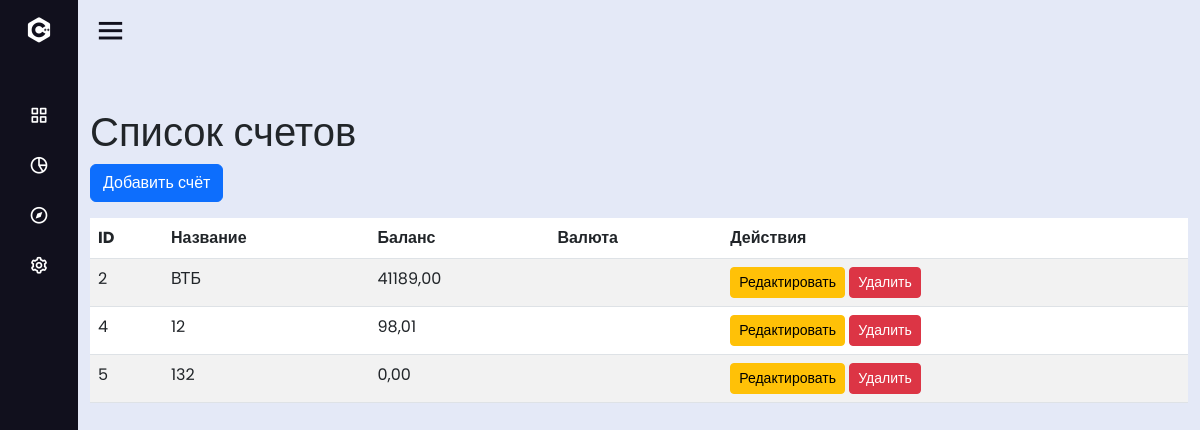
Before: /initial/accounts/ (signed in) with the older database file.
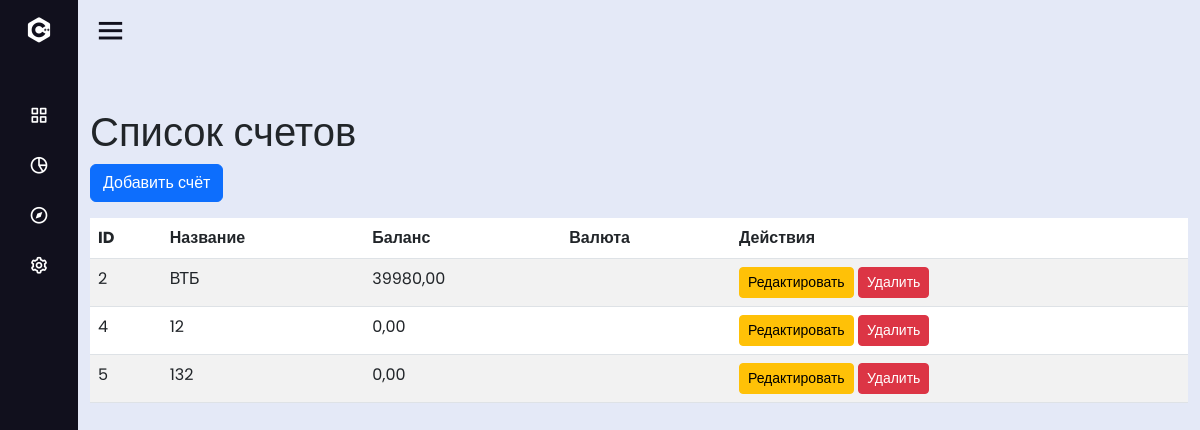
After: the same page with the newer database file.
### ms/models.py (models this page shows, shortened)
class Account(models.Model):
    user = models.ForeignKey(User, on_delete=models.CASCADE, related_name='accounts')
    name = models.CharField(max_length=50)
    balance = models.DecimalField(max_digits=10, decimal_places=2, default=0.00)
    currency = models.ForeignKey(
        Currency,
        on_delete=models.PROTECT,  # Защита от удаления валют, которые используются
        null=True,                 # Разрешить пустые значения при создании (если нужно)
        blank=True,                # Разрешить пустое значение в формах
        default=1               # Можно указать ID валюты RUB, если она обязательна
    )
    class Meta:
        unique_together = ('user', 'name')  # Уникальные счета для каждого пользователя

### ms/views.py (the view)
# urls.py: path('initial/accounts/', views.accounts_view, name='accounts'),
@login_required
def accounts_view(request):
    accounts = Account.objects.filter(user=request.user)
    return render(request, 'ms/home/initial/accounts/account.html', {'accounts': accounts})

### ms/templates/ms/home/initial/accounts/account.html (shortened to what this page needs)
<!DOCTYPE html>
{% extends 'ms/home/initial/initial.html' %}
{% block content %}
<html lang="en">
<head>
    <link href="https://cdn.jsdelivr.net/npm/bootstrap@5.3.0/dist/css/bootstrap.min.css" rel="stylesheet">
</head>
<body>
<div class="container mt-5">
    <h1>Список счетов</h1>
    <button class="btn btn-primary mb-3" data-bs-toggle="modal" data-bs-target="#accountModal" onclick="openAccountModal()">Добавить счёт</button>
    <table class="table table-striped">
        <thead>
        <tr>
            <th>ID</th>
            <th>Название</th>
            <th>Баланс</th>
            <th>Валюта</th>
            <th>Действия</th>
        </tr>
        </thead>
        <tbody>
        {% for account in accounts %}
        <tr>
            <td>{{ account.id }}</td>
            <td>{{ account.name }}</td>
            <td>{{ account.balance }}</td>
            <td>{{ account.currency_code }}</td>
            <td>
                <button class="btn btn-warning btn-sm" data-bs-toggle="modal" data-bs-target="#accountModal" onclick="openAccountModal({{ account.id }})">Редактировать</button>
                <button class="btn btn-danger btn-sm" onclick="deleteAccount({{ account.id }})">Удалить</button>
            </td>
        </tr>
        {% endfor %}
        </tbody>
    </table>
</div>
</body>
</html>
{% endblock %}

### ms/templates/ms/home/initial/initial.html (shortened to what this page needs)
<!DOCTYPE html>
<html dir="ltr" lang="en">
<head>
    {% load static %}
    <link href="{% static 'ms/initial/style.css' %}" rel="stylesheet">
    <link href='https://unpkg.com/boxicons@2.0.7/css/boxicons.min.css' rel='stylesheet'>
</head>
<body>
<div class="sidebar close">
    <div class="logo-details">
        <i class='bx bxl-c-plus-plus'></i>
    </div>
    <ul class="nav-links">
        <li>
            <a href="/initial/categories/">
                <i class='bx bx-grid-alt'></i>
            </a>
        </li>
        <li>
            <a href="/initial/transaction">
                <i class='bx bx-pie-chart-alt-2'></i>
            </a>
        </li>
        <li>
            <a href="/initial/accounts">
                <i class='bx bx-compass'></i>
            </a>
        </li>
        <li>
            <a href="#">
                <i class='bx bx-cog'></i>
            </a>
        </li>
    </ul>
</div>
<section class="home-section">
    <div class="home-content">
        <i class='bx bx-menu'></i>
    </div>
    {% block content %}
    {% endblock %}
</section>
</body>
</html>

### ms/static/ms/initial/style.css (style rules this page uses)
* { margin: 0; padding: 0; box-sizing: border-box; font-family: 'Poppins', sans-serif; }
.sidebar { position: fixed; top: 0; left: 0; height: 100%; width: 260px; background: #11101d; z-index: 100; transition: all 0.5s ease; }
.sidebar.close { width: 78px; }
.sidebar .logo-details { height: 60px; width: 100%; display: flex; align-items: center; }
.sidebar .logo-details i { font-size: 30px; color: #fff; height: 50px; min-width: 78px; text-align: center; line-height: 50px; }
.sidebar .nav-links { height: 100%; padding: 30px 0 150px 0; overflow: auto; }
.sidebar.close .nav-links { overflow: visible; }
.sidebar .nav-links li { position: relative; list-style: none; transition: all 0.4s ease; }
.sidebar .nav-links li i { height: 50px; min-width: 78px; text-align: center; line-height: 50px; color: #fff; font-size: 20px; cursor: pointer; transition: all 0.3s ease; }
.sidebar .nav-links li a { display: flex; align-items: center; text-decoration: none; }
.home-section { position: relative; background: #E4E9F7; height: 100vh; left: 260px; width: calc(100% - 260px); transition: all 0.5s ease; }
.sidebar.close ~ .home-section { left: 78px; width: calc(100% - 78px); }
.home-section .home-content { height: 60px; display: flex; align-items: center; }
.home-section .home-content .bx-menu, .home-section .home-content .text { color: #11101d; font-size: 35px; }
.home-section .home-content .bx-menu { margin: 0 15px; cursor: pointer; }

Changed rows visible on the page:
changed Account "ВТБ": balance "41189,00" → "39980,00"
changed Account id 4: balance "98,01" → "0,00"
